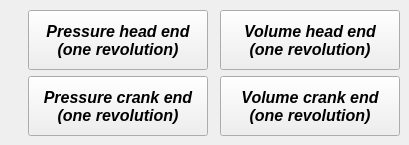
       <widget class="QWidget" name="tab">
        <attribute name="title">
         <string>Angle</string>
        </attribute>
        <widget class="QPushButton" name="pushButton_plot_pressure_head_end_angle">
         <property name="geometry">
          <rect>
           <x>28</x>
           <y>10</y>
           <width>180</width>
           <height>60</height>
          </rect>
         </property>
         <property name="minimumSize">
          <size>
           <width>180</width>
           <height>60</height>
          </size>
         </property>
         <property name="maximumSize">
          <size>
           <width>180</width>
           <height>60</height>
          </size>
         </property>
         <property name="font">
          <font>
           <family>Arial</family>
           <pointsize>12</pointsize>
           <weight>75</weight>
           <italic>true</italic>
           <bold>true</bold>
          </font>
         </property>
         <property name="text">
          <string>Pressure head end 
(one revolution)</string>
         </property>
        </widget>
        <widget class="QPushButton" name="pushButton_plot_volume_head_end_angle">
         <property name="geometry">
          <rect>
           <x>220</x>
           <y>10</y>
           <width>180</width>
           <height>60</height>
          </rect>
         </property>
         <property name="minimumSize">
          <size>
           <width>180</width>
           <height>60</height>
          </size>
         </property>
         <property name="maximumSize">
          <size>
           <width>180</width>
           <height>60</height>
          </size>
         </property>
         <property name="font">
          <font>
           <family>Arial</family>
           <pointsize>12</pointsize>
           <weight>75</weight>
           <italic>true</italic>
           <bold>true</bold>
          </font>
         </property>
         <property name="text">
          <string>Volume head end 
(one revolution)</string>
         </property>
        </widget>
        <widget class="QPushButton" name="pushButton_plot_pressure_crank_end_angle">
         <property name="geometry">
          <rect>
           <x>28</x>
           <y>76</y>
           <width>180</width>
           <height>60</height>
          </rect>
         </property>
         <property name="minimumSize">
          <size>
           <width>180</width>
           <height>60</height>
          </size>
         </property>
         <property name="maximumSize">
          <size>
           <width>180</width>
           <height>60</height>
          </size>
         </property>
         <property name="font">
          <font>
           <family>Arial</family>
           <pointsize>12</pointsize>
           <weight>75</weight>
           <italic>true</italic>
           <bold>true</bold>
          </font>
         </property>
         <property name="text">
          <string>Pressure crank end 
(one revolution)</string>
         </property>
        </widget>
        <widget class="QPushButton" name="pushButton_plot_volume_crank_end_angle">
         <property name="geometry">
          <rect>
           <x>220</x>
           <y>76</y>
           <width>180</width>
           <height>60</height>
          </rect>
         </property>
         <property name="minimumSize">
          <size>
           <width>180</width>
           <height>60</height>
          </size>
         </property>
         <property name="maximumSize">
          <size>
           <width>180</width>
           <height>60</height>
          </size>
         </property>
         <property name="font">
          <font>
           <family>Arial</family>
           <pointsize>12</pointsize>
           <weight>75</weight>
           <italic>true</italic>
           <bold>true</bold>
          </font>
         </property>
         <property name="text">
          <string>Volume crank end 
(one revolution)</string>
         </property>
        </widget>
       </widget>
